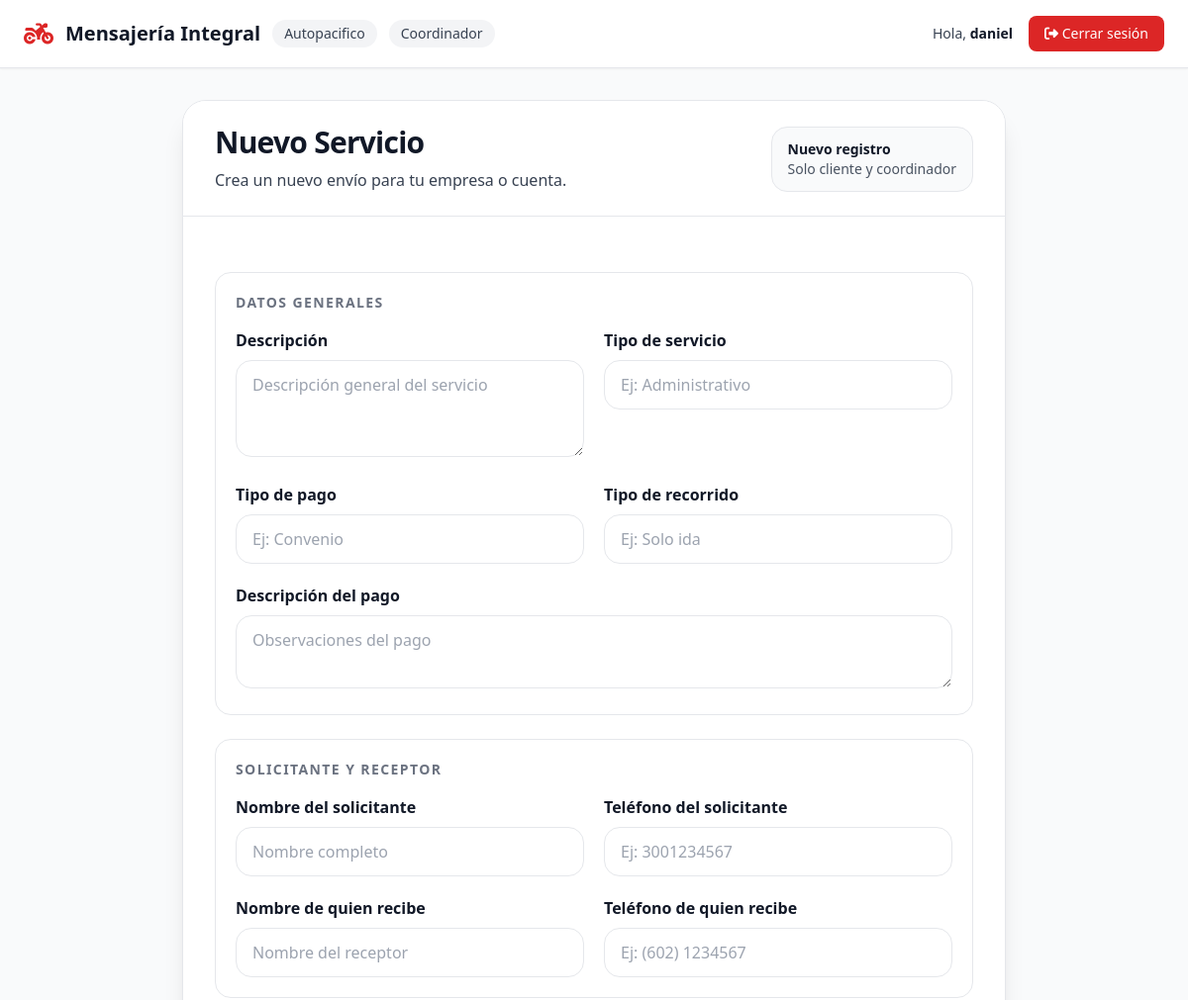
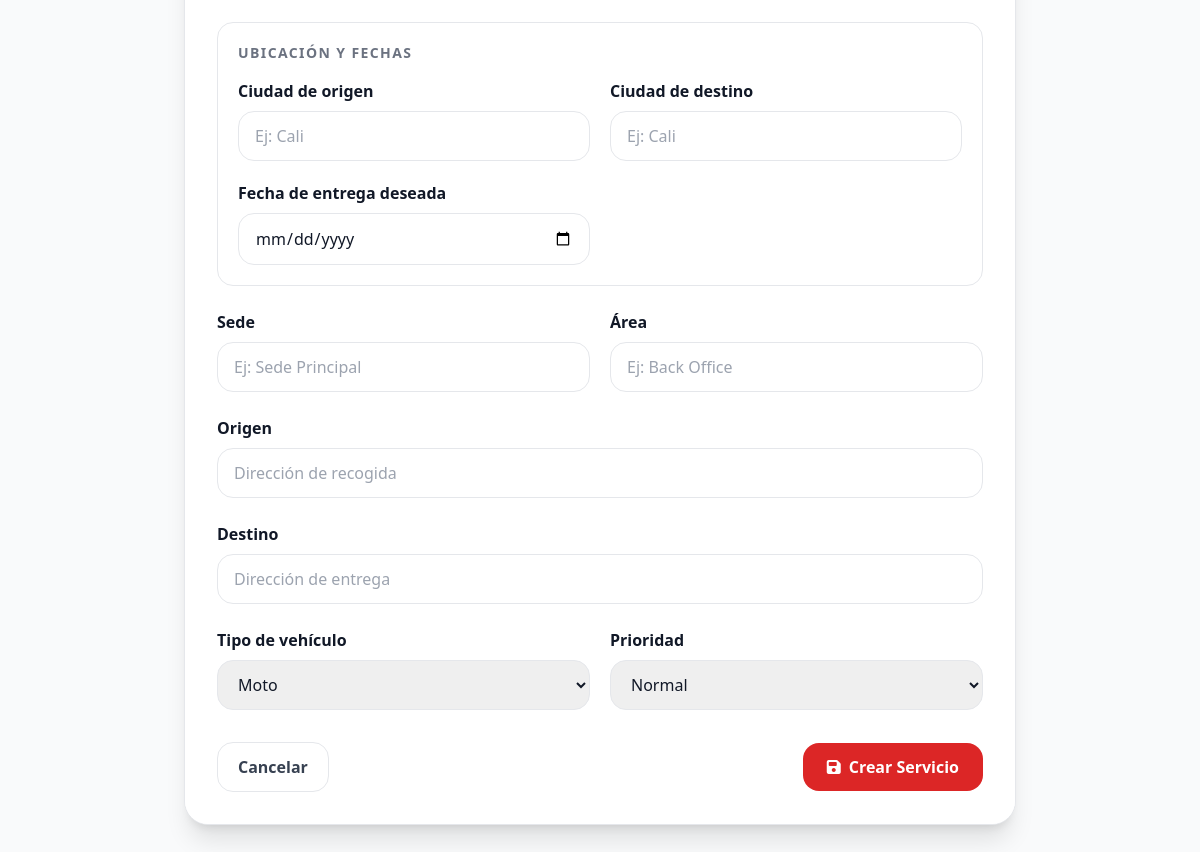
/crear/ (signed in), run on the app's committed database (2 pictures, top to bottom).
### usuarios/models.py (models this page shows, shortened)
class Usuario(AbstractUser):
    ROL_CHOICES = [
        ('coordinador', 'Coordinador'),
        ('cliente', 'Cliente'),
        ('mensajero', 'Mensajero'),
    ]
    rol = models.CharField(max_length=20, choices=ROL_CHOICES)
    telefono = models.CharField(max_length=20, blank=True)
    foto_perfil = models.ImageField(upload_to='perfiles/', blank=True, null=True)
    empresa = models.ForeignKey(
        Empresa,
        on_delete=models.SET_NULL,
        null=True,
        blank=True,
        related_name='usuarios'
    )
    class Meta:
        verbose_name = "Usuario"
        verbose_name_plural = "Usuarios"

class Empresa(models.Model):
    nombre = models.CharField(max_length=100)
    nit = models.CharField(max_length=20, blank=True)
    telefono = models.CharField(max_length=20, blank=True)
    activa = models.BooleanField(default=True)
    class Meta:
        verbose_name = "Empresa"
        verbose_name_plural = "Empresas"

### dashboard/views.py (the view, shortened to what this page needs)
# urls.py: path('crear/', views.crear_servicio, name='crear_servicio'),
@login_required
def crear_servicio(request):
    if not _puede_gestionar_servicios(request.user):
        return _redirigir_dashboard(request.user)
    error = None
    return render(request, 'dashboard/servicio_form.html', {
        'error': error,
        'titulo': 'Nuevo Servicio',
        'subtitulo': 'Crea un nuevo envío para tu empresa o cuenta.',
        'boton_texto': 'Crear Servicio',
        'servicio': None,
        'edicion_bloqueada': False,
        'volver_url': _landing_for(request.user),
        **_valores_formulario_servicio(request),
    })

### dashboard/context_processors.py (called while the page is built)
def google_maps(request):
    return {
        'google_maps_api_key': getattr(settings, 'GOOGLE_MAPS_API_KEY', ''),
    }

### dashboard/views.py (called while the page is built)
def _landing_for(user):
    if user.rol == 'mensajero':
        return 'dashboard:mensajero_inicio'
    if user.rol == 'cliente':
        return 'dashboard:cliente_inicio'
    if user.rol == 'coordinador':
        return 'dashboard:inicio'
    return None

def _puede_gestionar_servicios(user):
    return user.rol in {'cliente', 'coordinador'}

### dashboard/templates/dashboard/servicio_form.html (shortened to what this page needs)
{% extends 'dashboard/base.html' %}
{% block content %}
{% url 'dashboard:inicio' as home_url %}
<div class="mx-auto w-full max-w-4xl px-4 sm:px-6 lg:px-8">
    <div class="overflow-hidden rounded-3xl border border-gray-200 bg-white shadow-xl">
        <div class="border-b border-gray-200 bg-white px-6 py-6 text-gray-900 md:px-8">
            <div class="flex flex-col gap-3 md:flex-row md:items-end md:justify-between">
                <div>
                    <h1 class="text-3xl font-black tracking-tight text-gray-900">{{ titulo }}</h1>
                    <p class="mt-2 max-w-2xl text-gray-700">{{ subtitulo }}</p>
                </div>
                <div class="rounded-2xl bg-gray-50 px-4 py-3 border border-gray-200 text-sm text-gray-700">
                    {% if servicio %}
                    <div class="font-bold text-gray-900">Orden #{{ servicio.orden }}</div>
                    <div class="opacity-90 text-gray-700">{{ servicio.get_estado_display }}</div>
                    {% if servicio.creado_por %}
                    <div class="mt-2 opacity-90 text-gray-700">Creado por: {{ servicio.creado_por.get_full_name|default:servicio.creado_por.username }}</div>
                    {% endif %}
                    {% else %}
                    <div class="font-bold text-gray-900">Nuevo registro</div>
                    <div class="opacity-90 text-gray-700">Solo cliente y coordinador</div>
                    {% endif %}
                </div>
            </div>
        </div>
    <div class="bg-white p-6 md:p-8">
            <form method="POST" enctype="multipart/form-data" class="space-y-6">
                <div class="rounded-2xl border border-gray-200 bg-white p-5">
                    <p class="text-sm font-bold uppercase tracking-widest text-gray-500 mb-4">Datos generales</p>
                    <div class="grid grid-cols-1 md:grid-cols-2 gap-5">
                        <div>
                            <label class="block text-gray-900 font-semibold mb-2">Descripción</label>
                            <textarea name="descripcion" rows="3" placeholder="Descripción general del servicio" class="w-full rounded-2xl border border-gray-200 px-4 py-3 focus:outline-none focus:ring-2 focus:ring-red-600 " ></textarea>
                        </div>
                        <div>
                            <label class="block text-gray-900 font-semibold mb-2">Tipo de servicio</label>
                            <input type="text" name="tipo_servicio" value="{{ tipo_servicio_value }}" placeholder="Ej: Administrativo" class="w-full rounded-2xl border border-gray-200 px-4 py-3 focus:outline-none focus:ring-2 focus:ring-red-600 " >
                        </div>
                        <div>
                            <label class="block text-gray-900 font-semibold mb-2">Tipo de pago</label>
                            <input type="text" name="tipo_pago" value="{{ tipo_pago_value }}" placeholder="Ej: Convenio" class="w-full rounded-2xl border border-gray-200 px-4 py-3 focus:outline-none focus:ring-2 focus:ring-red-600 " >
                        </div>
                        <div>
                            <label class="block text-gray-900 font-semibold mb-2">Tipo de recorrido</label>
                            <input type="text" name="tipo_recorrido" value="{{ tipo_recorrido_value }}" placeholder="Ej: Solo ida" class="w-full rounded-2xl border border-gray-200 px-4 py-3 focus:outline-none focus:ring-2 focus:ring-red-600 " >
                        </div>
                        <div class="md:col-span-2">
                            <label class="block text-gray-900 font-semibold mb-2">Descripción del pago</label>
                            <textarea name="descripcion_pago" rows="2" placeholder="Observaciones del pago" class="w-full rounded-2xl border border-gray-200 px-4 py-3 focus:outline-none focus:ring-2 focus:ring-red-600 " ></textarea>
                        </div>
                    </div>
                </div>
                <div class="rounded-2xl border border-gray-200 bg-white p-5">
                    <p class="text-sm font-bold uppercase tracking-widest text-gray-500 mb-4">Solicitante y receptor</p>
                    <div class="grid grid-cols-1 md:grid-cols-2 gap-5">
                        <div>
                            <label class="block text-gray-900 font-semibold mb-2">Nombre del solicitante</label>
                            <input type="text" name="nombre_solicitante" value="{{ nombre_solicitante_value }}" placeholder="Nombre completo" class="w-full rounded-2xl border border-gray-200 px-4 py-3 focus:outline-none focus:ring-2 focus:ring-red-600 " >
                        </div>
                        <div>
                            <label class="block text-gray-900 font-semibold mb-2">Teléfono del solicitante</label>
                            <input type="text" name="telefono_solicitante" value="{{ telefono_solicitante_value }}" placeholder="Ej: 3001234567" class="w-full rounded-2xl border border-gray-200 px-4 py-3 focus:outline-none focus:ring-2 focus:ring-red-600 " >
                        </div>
                        <div>
                            <label class="block text-gray-900 font-semibold mb-2">Nombre de quien recibe</label>
                            <input type="text" name="nombre_quien_recibe" value="{{ nombre_quien_recibe_value }}" placeholder="Nombre del receptor" class="w-full rounded-2xl border border-gray-200 px-4 py-3 focus:outline-none focus:ring-2 focus:ring-red-600 " >
                        </div>
                        <div>
                            <label class="block text-gray-900 font-semibold mb-2">Teléfono de quien recibe</label>
                            <input type="text" name="telefono_quien_recibe" value="{{ telefono_quien_recibe_value }}" placeholder="Ej: (602) 1234567" class="w-full rounded-2xl border border-gray-200 px-4 py-3 focus:outline-none focus:ring-2 focus:ring-red-600 " >
                        </div>
                    </div>
                </div>
                <div class="rounded-2xl border border-gray-200 bg-white p-5">
                    <p class="text-sm font-bold uppercase tracking-widest text-gray-500 mb-4">Ubicación y fechas</p>
                    <div class="grid grid-cols-1 md:grid-cols-2 gap-5">
                        <div>
                            <label class="block text-gray-900 font-semibold mb-2">Ciudad de origen</label>
                            <input type="text" name="ciudad_origen" value="{{ ciudad_origen_value }}" placeholder="Ej: Cali" class="w-full rounded-2xl border border-gray-200 px-4 py-3 focus:outline-none focus:ring-2 focus:ring-red-600 " >
                        </div>
                        <div>
                            <label class="block text-gray-900 font-semibold mb-2">Ciudad de destino</label>
                            <input type="text" name="ciudad_destino" value="{{ ciudad_destino_value }}" placeholder="Ej: Cali" class="w-full rounded-2xl border border-gray-200 px-4 py-3 focus:outline-none focus:ring-2 focus:ring-red-600 " >
                        </div>
                        <div>
                            <label class="block text-gray-900 font-semibold mb-2">Fecha de entrega deseada</label>
                            <input type="date" name="fecha_entrega_deseada" value="{{ fecha_entrega_deseada_value }}" class="w-full rounded-2xl border border-gray-200 px-4 py-3 focus:outline-none focus:ring-2 focus:ring-red-600 " >
                        </div>
                    </div>
                </div>
                <div class="grid grid-cols-1 md:grid-cols-2 gap-5">
                    <div>
                        <label class="block text-gray-900 font-semibold mb-2">Sede</label>
                        <input type="text" name="sede" value="{{ sede_value }}" placeholder="Ej: Sede Principal" class="w-full rounded-2xl border border-gray-200 px-4 py-3 focus:outline-none focus:ring-2 focus:ring-red-600 " >
                    </div>
                    <div>
                        <label class="block text-gray-900 font-semibold mb-2">Área</label>
                        <input type="text" name="area" value="{{ area_value }}" placeholder="Ej: Back Office" class="w-full rounded-2xl border border-gray-200 px-4 py-3 focus:outline-none focus:ring-2 focus:ring-red-600 " >
                    </div>
                </div>
                <div>
                    <label class="block text-gray-900 font-semibold mb-2">Origen</label>
                    <input type="text" id="origen-input" name="origen" value="{{ origen_value }}" placeholder="Dirección de recogida" class="w-full rounded-2xl border border-gray-200 px-4 py-3 focus:outline-none focus:ring-2 focus:ring-red-600 " >
                </div>
                <div>
                    <label class="block text-gray-900 font-semibold mb-2">Destino</label>
                    <input type="text" id="destino-input" name="destino" value="{{ destino_value }}" placeholder="Dirección de entrega" class="w-full rounded-2xl border border-gray-200 px-4 py-3 focus:outline-none focus:ring-2 focus:ring-red-600 " >
                </div>
                <div class="grid grid-cols-1 md:grid-cols-2 gap-5">
                    <div>
                        <label class="block text-gray-900 font-semibold mb-2">Tipo de vehículo</label>
                        <select name="tipo_vehiculo" class="w-full rounded-2xl border border-gray-200 px-4 py-3 focus:outline-none focus:ring-2 focus:ring-red-600 " >
                            <option value="moto" {% if tipo_vehiculo_seleccionado == 'moto' %}selected{% endif %}>Moto</option>
                        </select>
                    </div>
                    <div>
                        <label class="block text-gray-900 font-semibold mb-2">Prioridad</label>
                        <select name="prioridad" class="w-full rounded-2xl border border-gray-200 px-4 py-3 focus:outline-none focus:ring-2 focus:ring-red-600 " >
                            <option value="normal" {% if prioridad_seleccionada == 'normal' %}selected{% endif %}>Normal</option>
                        </select>
                    </div>
                </div>
                                <div class="flex flex-col gap-3 pt-2 md:flex-row md:items-center md:justify-between">
                                        <button type="button" onclick="confirmarSalidaServicio()" class="inline-flex items-center justify-center gap-2 rounded-2xl border border-gray-200 px-5 py-3 font-semibold text-gray-700 transition hover:bg-gray-50">Cancelar</button>
                    <button type="submit" class="inline-flex items-center justify-center gap-2 rounded-2xl bg-red-600 px-6 py-3 font-bold text-white hover:bg-red-700 transition " >
                        <i class="fas fa-save"></i> {{ boton_texto }}
                    </button>
                </div>
            </form>
        </div>
    </div>
</div>
{% endblock %}

### dashboard/templates/dashboard/base.html (shortened to what this page needs)
<!DOCTYPE html>
<html lang="es">
<head>
    <script src="https://cdn.tailwindcss.com"></script>
    <link rel="stylesheet" href="https://cdnjs.cloudflare.com/ajax/libs/font-awesome/6.4.0/css/all.min.css">
</head>
<body class="bg-gray-50 min-h-screen text-gray-900">
    {% if user.is_authenticated %}
    <nav class="bg-white text-gray-900 px-6 py-4 flex justify-between items-center border-b border-gray-200 shadow-sm">
        <div class="flex items-center gap-3">
            <i class="fas fa-motorcycle text-2xl text-red-600"></i>
            <span class="font-bold text-xl">Mensajería Integral</span>
            {% if user.empresa %}
            <span class="bg-gray-100 px-3 py-1 rounded-full text-sm text-gray-700">{{ user.empresa.nombre }}</span>
            {% endif %}
            {% if user.rol %}
            <span class="bg-gray-100 px-3 py-1 rounded-full text-sm capitalize text-gray-700">{{ user.rol }}</span>
            {% endif %}
        </div>
        <div class="flex items-center gap-4">
            <span class="text-sm text-gray-700">Hola, <strong class="text-gray-900">{{ user.username }}</strong></span>
            <a href="{% url 'dashboard:logout' %}" class="bg-red-600 hover:bg-red-700 px-4 py-2 rounded-lg text-sm transition text-white">
                <i class="fas fa-sign-out-alt"></i> Cerrar sesión
            </a>
        </div>
    </nav>
    {% endif %}
    <main class="container mx-auto px-4 py-8">
        {% block content %}{% endblock %}
    </main>
</body>
</html>

### data on the page
Usuario: empresa.nombre "Autopacifico", rol "Coordinador", username "daniel"

### other printed values
{{ titulo }} "Nuevo Servicio"
{{ subtitulo }} "Crea un nuevo envío para tu empresa o cuenta."
{{ boton_texto }} "Crear Servicio"
